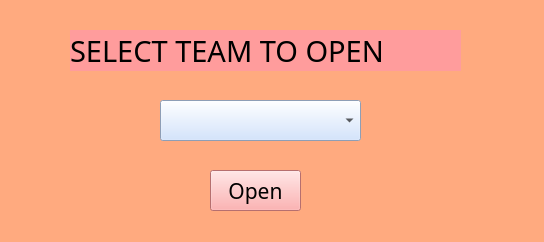
<?xml version="1.0" encoding="UTF-8"?>
<ui version="4.0">
 <class>Dialog</class>
 <widget class="QMainWindow" name="Dialog">
  <property name="geometry">
   <rect>
    <x>0</x>
    <y>0</y>
    <width>544</width>
    <height>242</height>
   </rect>
  </property>
  <property name="windowTitle">
   <string>Open</string>
  </property>
  <property name="styleSheet">
   <string notr="true">background-color: rgb(255, 170, 127);</string>
  </property>
  <widget class="QWidget" name="centralwidget">
   <widget class="QComboBox" name="cb_open">
    <property name="geometry">
     <rect>
      <x>160</x>
      <y>100</y>
      <width>201</width>
      <height>41</height>
     </rect>
    </property>
    <property name="font">
     <font>
      <pointsize>14</pointsize>
      <weight>50</weight>
      <bold>false</bold>
     </font>
    </property>
    <property name="styleSheet">
     <string notr="true">background-color: rgb(199, 221, 255);</string>
    </property>
   </widget>
   <widget class="QPushButton" name="open_btn">
    <property name="geometry">
     <rect>
      <x>210</x>
      <y>170</y>
      <width>91</width>
      <height>41</height>
     </rect>
    </property>
    <property name="font">
     <font>
      <family>Aparajita</family>
      <pointsize>16</pointsize>
      <weight>50</weight>
      <bold>false</bold>
     </font>
    </property>
    <property name="styleSheet">
     <string notr="true">background-color: rgb(255, 156, 156);
</string>
    </property>
    <property name="text">
     <string>Open</string>
    </property>
   </widget>
   <widget class="QLabel" name="label">
    <property name="geometry">
     <rect>
      <x>70</x>
      <y>30</y>
      <width>391</width>
      <height>41</height>
     </rect>
    </property>
    <property name="font">
     <font>
      <family>Algerian</family>
      <pointsize>22</pointsize>
     </font>
    </property>
    <property name="styleSheet">
     <string notr="true">background-color: rgb(255, 156, 156);</string>
    </property>
    <property name="text">
     <string>SELECT TEAM TO OPEN</string>
    </property>
   </widget>
  </widget>
 </widget>
 <resources/>
 <connections/>
</ui>
